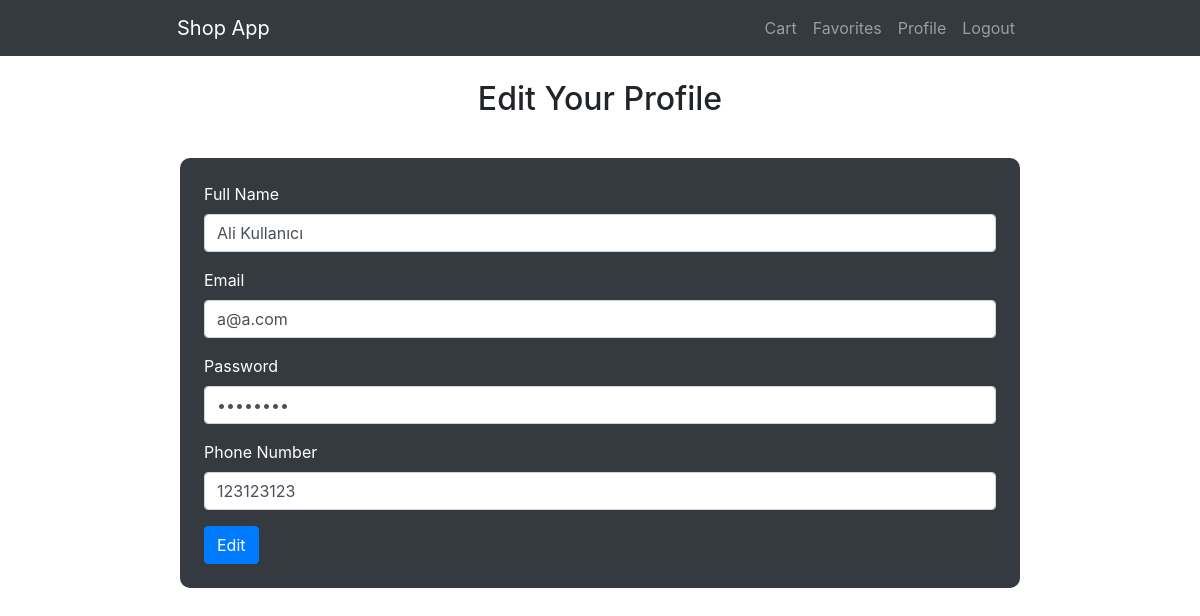
Screenshot of /profile.php (signed in) with the database file from the repository.
### tables this page shows
CREATE TABLE IF NOT EXISTS `users` (
  `id` int NOT NULL AUTO_INCREMENT,
  `full_name` varchar(255) NOT NULL,
  `phone_number` varchar(255) NOT NULL,
  `email` varchar(255) NOT NULL,
  `password` varchar(255) NOT NULL,
  `security_question` varchar(255) NOT NULL,
  `security_question_answer` varchar(255) NOT NULL,
  PRIMARY KEY (`id`),
  UNIQUE KEY `email` (`email`)
);

### profile.php (the view, shortened to what this page needs)
<html lang="en">
<head>
    <link rel="stylesheet" href="https://cdn.jsdelivr.net/npm/bootstrap@4.5.3/dist/css/bootstrap.min.css"
>
</head>
<body>
    <?php
include('includes/navigationBar.php');
include('includes/database.php');
$user_id = $_SESSION['user'];
?>
    <div class="container col-9 mt-4">
        <h2 class="text-center"> Edit Your Profile </h2>
        <div class="col-12 ml-auto mr-auto mt-4">
            <div class="row">
                <?php
            $query = $db->query( "SELECT * FROM users WHERE id=$user_id")->fetch(PDO::FETCH_ASSOC);
            if ($query) :
                ?>
                <div class="col-12">
                    <form action="" method="post" class="bg-dark text-white p-4 mt-3" style="border-radius: 10px">
                        <div class="form-group">
                            <label for="userFullName">Full Name</label>
                            <input id="userFullName" name="userFullName" class="form-control" type="text"
                                placeholder="Enter your name here.." value="<?= $query['full_name'] ?>" required>
                        </div>
                        <div class="form-group">
                            <label for="userEmail">Email</label>
                            <input id="userEmail" name="userEmail" class="form-control" type="email"
                                placeholder="Enter your email here.." value="<?= $query['email'] ?>" required>
                        </div>
                        <div class="form-group">
                            <label for="userPassword">Password</label>
                            <input id="userPassword" name="userPassword" class="form-control" type="password"
                                placeholder="Enter your password here.." value="<?= $query['password'] ?>" required>
                        </div>
                        <div class="form-group">
                            <label for="userPhoneNumber">Phone Number</label>
                            <input id="userPhoneNumber" name="userPhoneNumber" class="form-control" type="text"
                                placeholder="Enter your phone number here.." pattern="[0-9]{11}"
                                onKeyPress="if(this.value.length==11) return false;"
                                value="<?= $query['phone_number'] ?>" required>
                        </div>
                        <button id="submit" name="submit" type="submit" class="btn btn-primary">Edit</button>
                    </form>
                </div>
                <?php
            else :
                ?>
                <?php
            endif;
            ?>
            </div>
        </div>
    </div>
</body>
</html>

### rows the page displays
users: userFullName "Ali Kullanıcı", userEmail "a@a.com", userPhoneNumber "123123123"
